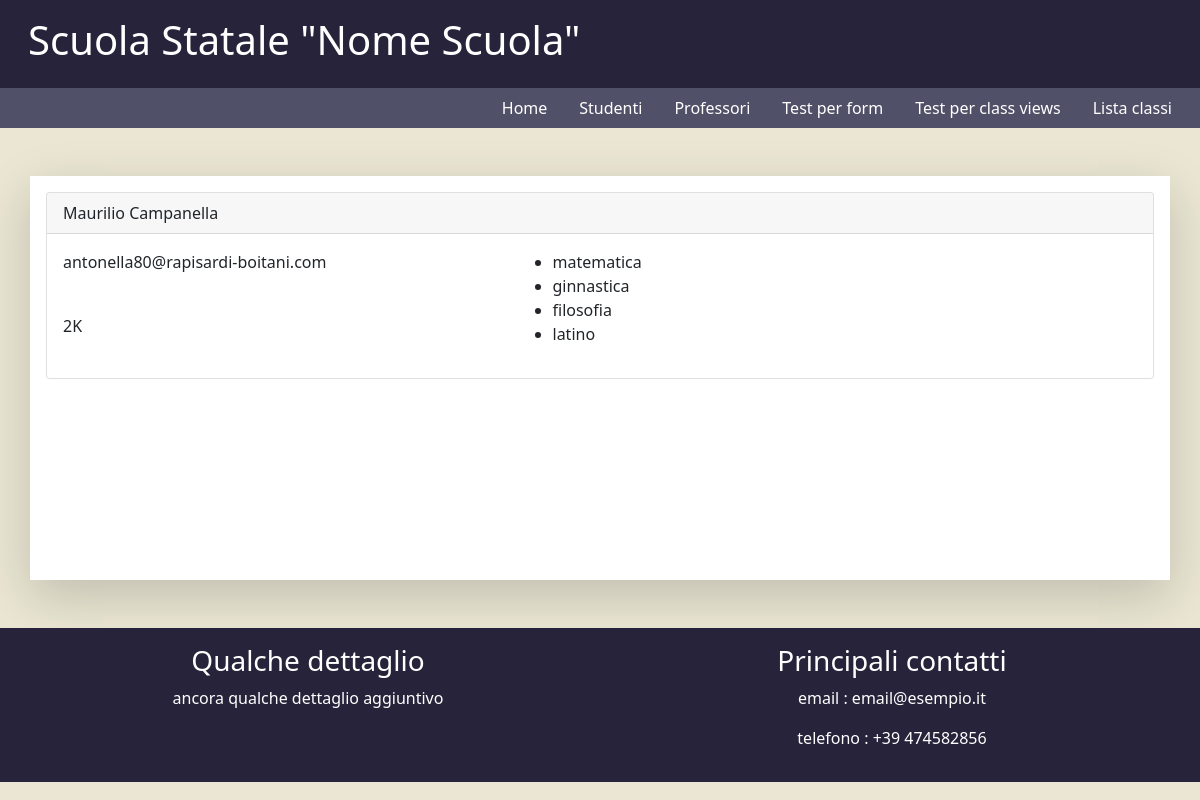
The page /class_detail/908 on the database its author committed.
### registro_scolastico/models.py (models this page shows, shortened)
class Studente(models.Model):
    nome = models.CharField(max_length=100, verbose_name='nome', help_text='nome dello studente', blank=False, null=True)
    cognome = models.CharField(max_length=100, verbose_name='cognome', help_text='cognome dello studente', blank=False, null=True)
    email = models.EmailField(verbose_name='indirizzo email', help_text='contatto mail dello studente', blank=False, null=True)
    competenze = models.ManyToManyField('registro_scolastico.Materia', related_name='insegnato_a')
    classe = models.ForeignKey('registro_scolastico.Aula', related_name='alunni', on_delete=models.SET_NULL, blank=True, null=True)
    class Meta:
        verbose_name_plural = "Studenti"

class Aula(models.Model):
    import string
    ANNI_CHOICES = [[1, '1'], [2, '2'], [3, '3'], [4, '4'], [5, '5']]
    SEZIONI_CHOICES = [(i,i) for i in list(string.ascii_uppercase)]
    sezione = models.CharField(max_length=1, verbose_name='Sezione', choices=SEZIONI_CHOICES)
    anno = models.IntegerField(verbose_name='Anno', choices=ANNI_CHOICES)
    class Meta:
        verbose_name_plural = "Aule"
    def __str__(self):
        return str(self.anno)+str(self.sezione)

class Materia(models.Model):
    nome = models.CharField(max_length=100, verbose_name='insegnamento', help_text='nome insegnamento', blank=False, null=True)
    def __str__(self):
        return self.nome
    class Meta:
        verbose_name_plural = "Materie"

### registro_scolastico/views.py (the view)
# urls.py: path('class_detail/<pk>', views.IlmioDettaglio.as_view(), name="test-dettaglio"),
class IlmioDettaglio(DetailView):
    model = Studente
    template_name = "class_based_detail.html"

### templates/class_based_detail.html (shortened to what this page needs)
{% extends 'base.html' %}
{% load static %}
{% block mybody %}
    <div class="card">
        <div class="card-header">{{ studente.nome }} {{ studente.cognome }}</div>
        <div class="card-body">
        <div class="row">
            <div class="col-5">
                <p>{{ studente.email }}</p> <br>
                <p>{{ studente.classe }}</p>
            </div>
            <div class="col-7">
                <ul>
                {% for mat in studente.competenze.all %}
                    <li>{{ mat }}</li>
                {% endfor %}
                </ul>
            </div>
        </div>
        </div>
    </div>
{% endblock %}

### registro_scolastico/static/css/mystyle.css (style rules this page uses)
body { background-color: #eae6d3; }

### rows shown on the page
Studente: nome "Maurilio", cognome "Campanella", email "antonella80@rapisardi-boitani.com", classe "2K"
Materia: nome "matematica"
Materia: nome "ginnastica"
Materia: nome "filosofia"
Materia: nome "latino"
